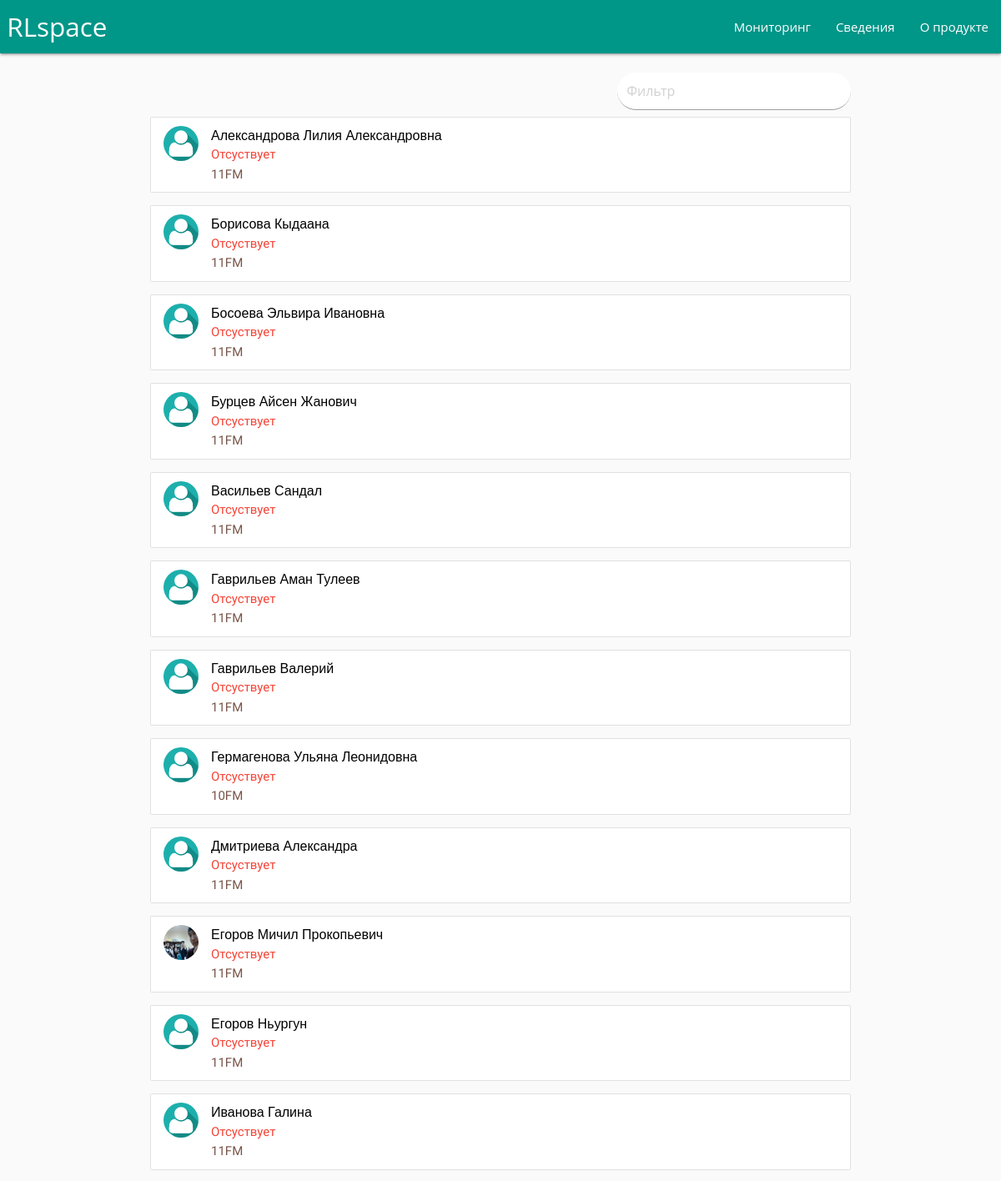
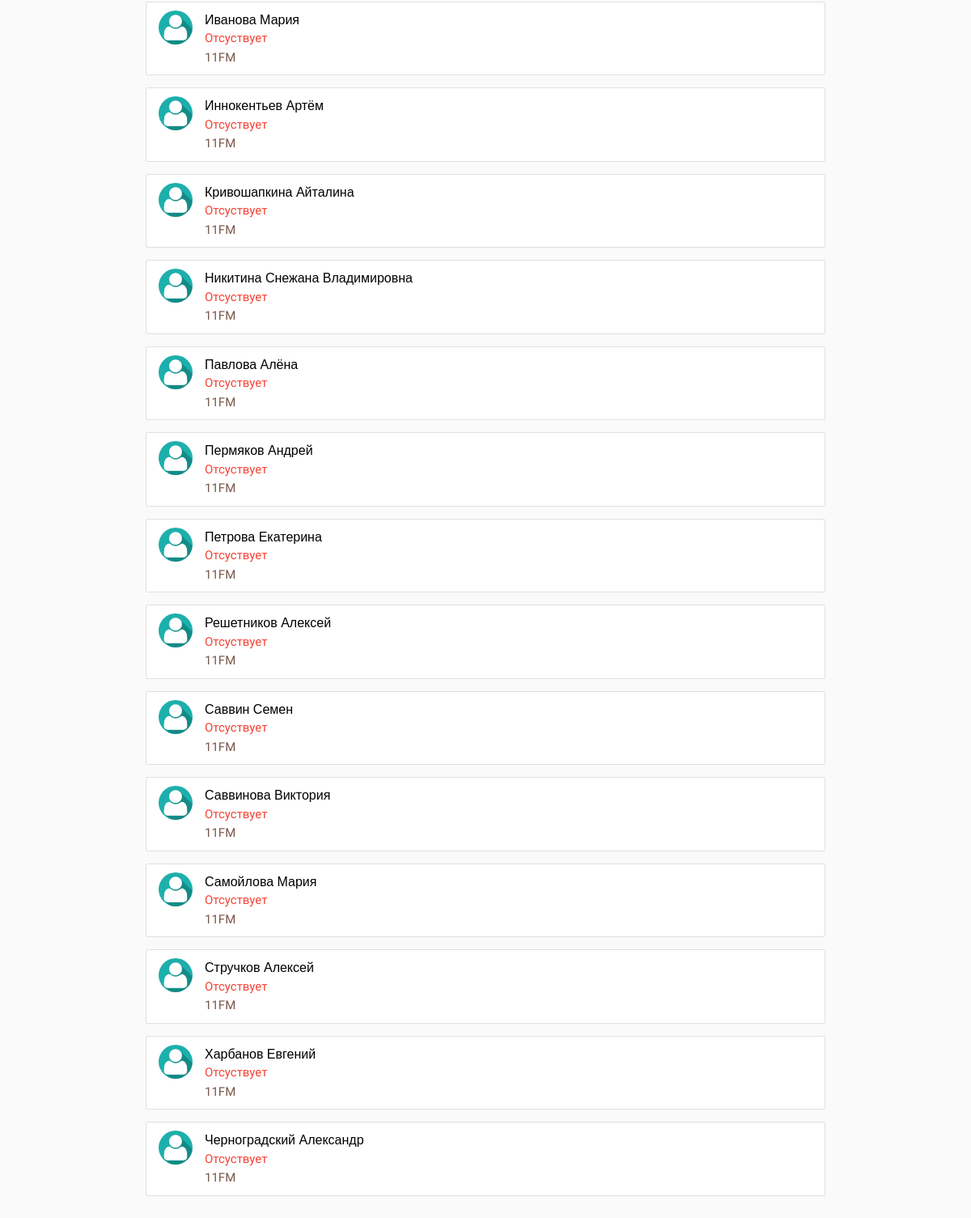
The page /information/ on the database as committed earlier (2 pictures, top to bottom).
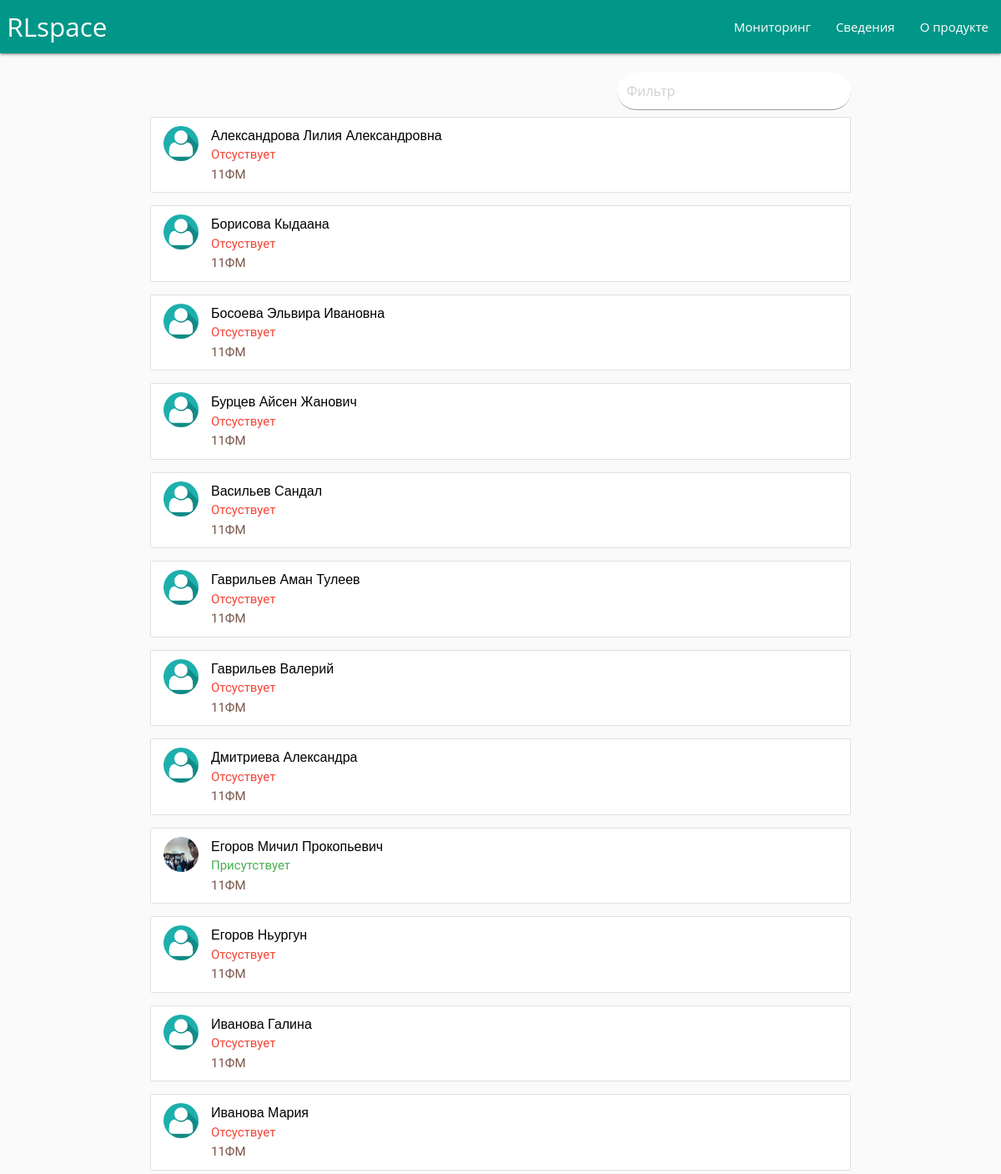
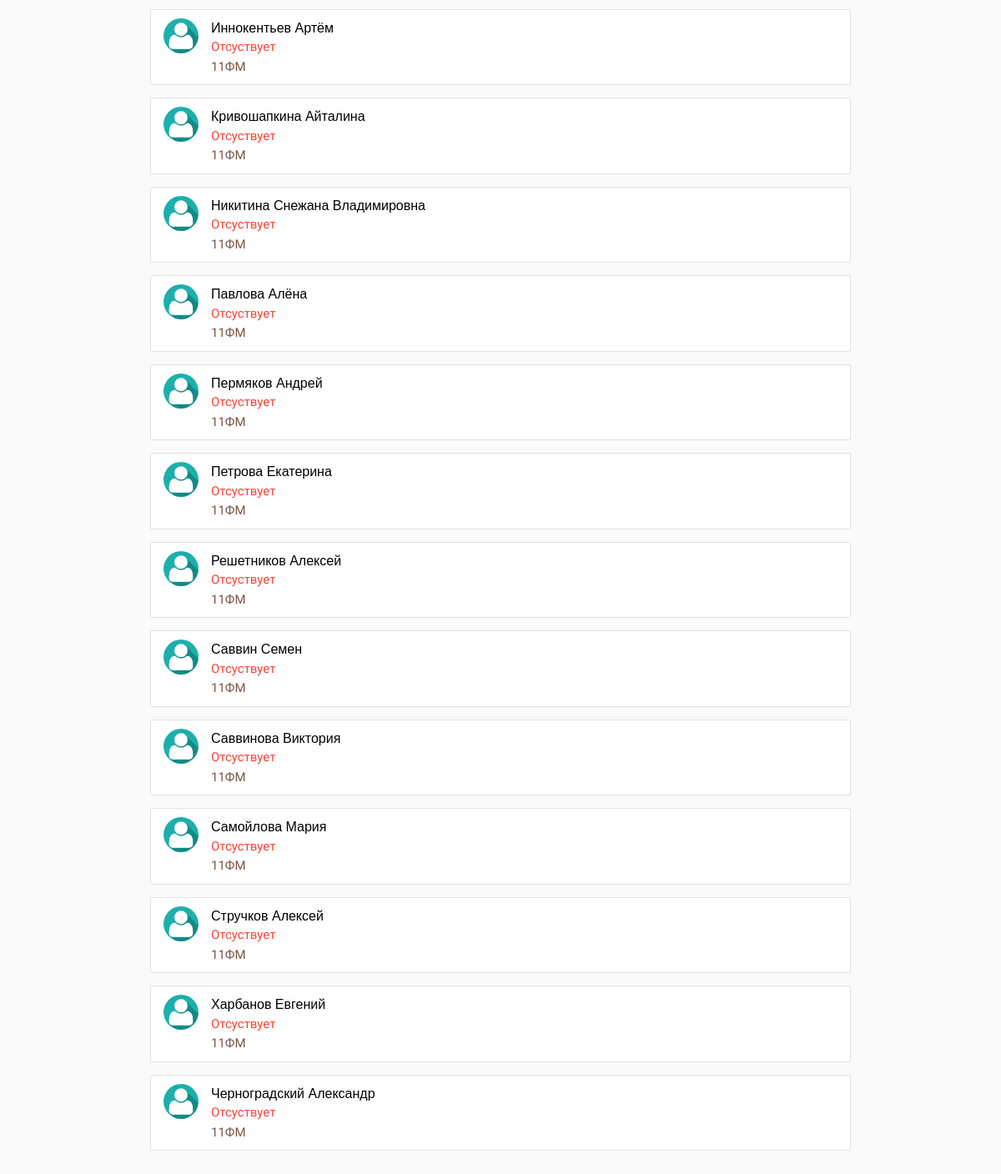
The same page on the database as committed later (2 pictures, top to bottom).
### main/models.py (models this page shows, shortened)
class Pupil(models.Model):
	qrcode      = models.CharField(max_length = 50)
	name        = models.CharField(max_length = 50)
	grade       = models.CharField(max_length = 50, choices = GRADE)
	location    = models.CharField(max_length = 50, choices = LOCATION)
	status      = models.CharField(max_length = 50, default = "absent", choices = STATUS)
	arrive_time	   = models.TimeField('time arrive', null = True, blank = True)
	photo     	   = models.ImageField(upload_to = "images/", default = "images/default.jpg")
	non_attendance = models.IntegerField(default = 0);

### main/views.py (the view)
# urls.py: url(r'^information/$',                          views.information, name = 'information'),
def information(request):
	context = {}
	pupils = Pupil.objects.all()
	pupils_list = sorted(pupils, key = operator.attrgetter('name'))
	context["pupils"] = pupils_list
	context["translate"] = translate
	request = render(request, 'main/information.html', context)
	return request

### main/templates/main/information.html (shortened to what this page needs)
{% include 'main/header.html' %}
<div class = "container">
    <div class = "row">
        <input class = "filter right col s4 offset-s8" placeholder="Фильтр" style = "background: white; border-radius: 40px; ">
        {% for pupil in pupils %}
        <filtertag>
            <a href = "/profile/{{pupil.id}}">
                <ul class="collection">
                    <li class="collection-item avatar">
                        <img src="/media/{{ pupil.photo }}" alt="" class="circle img-responsive">
                        <span class="title black-text">{{ pupil.name }}</span>
                        <p>
                            {% if pupil.status == "absent" %}
                                <font class = "red-text">Отсуствует</font>
                            {% else %}
                                <font class = "green-text">Присутствует</font>
                            {% endif %} <br>
                            <font class = "brown-text" >{{ pupil.grade }} </font>
                        </p>
                    </li>
                </ul>
            </a>
        </filtertag>
        {% endfor %}
    </div>
</div>
{% include 'main/footer.html' %}

Rows that differ between the two databases and show on the page:
removed Pupil: photo (placeholder picture), name "Гермагенова Ульяна Леонидовна", status "Отсуствует", grade "10FM"
changed Pupil "Александрова Лилия Александровна": grade "11FM" → "11ФМ"
changed Pupil "Борисова Кыдаана": grade "11FM" → "11ФМ"
changed Pupil "Босоева Эльвира Ивановна": grade "11FM" → "11ФМ"
changed Pupil "Бурцев Айсен Жанович": grade "11FM" → "11ФМ"
changed Pupil "Васильев Сандал": grade "11FM" → "11ФМ"
changed Pupil "Гаврильев Аман Тулеев": grade "11FM" → "11ФМ"
changed Pupil "Гаврильев Валерий": grade "11FM" → "11ФМ"
changed Pupil "Дмитриева Александра": grade "11FM" → "11ФМ"
changed Pupil "Егоров Мичил Прокопьевич": grade "11FM" → "11ФМ"; status "Отсуствует" → "Присутствует"
changed Pupil "Егоров Ньургун": grade "11FM" → "11ФМ"
changed Pupil "Иванова Галина": grade "11FM" → "11ФМ"
changed Pupil "Иванова Мария": grade "11FM" → "11ФМ"
changed Pupil "Иннокентьев Артём": grade "11FM" → "11ФМ"
changed Pupil "Кривошапкина Айталина": grade "11FM" → "11ФМ"
changed Pupil "Никитина Снежана Владимировна": grade "11FM" → "11ФМ"
changed Pupil "Павлова Алёна": grade "11FM" → "11ФМ"
changed Pupil "Пермяков Андрей": grade "11FM" → "11ФМ"
changed Pupil "Петрова Екатерина": grade "11FM" → "11ФМ"
changed Pupil "Решетников Алексей": grade "11FM" → "11ФМ"
changed Pupil "Саввин Семен": grade "11FM" → "11ФМ"
changed Pupil "Саввинова Виктория": grade "11FM" → "11ФМ"
changed Pupil "Самойлова Мария": grade "11FM" → "11ФМ"
changed Pupil "Стручков Алексей": grade "11FM" → "11ФМ"
changed Pupil "Харбанов Евгений": grade "11FM" → "11ФМ"
changed Pupil "Черноградский Александр": grade "11FM" → "11ФМ"
